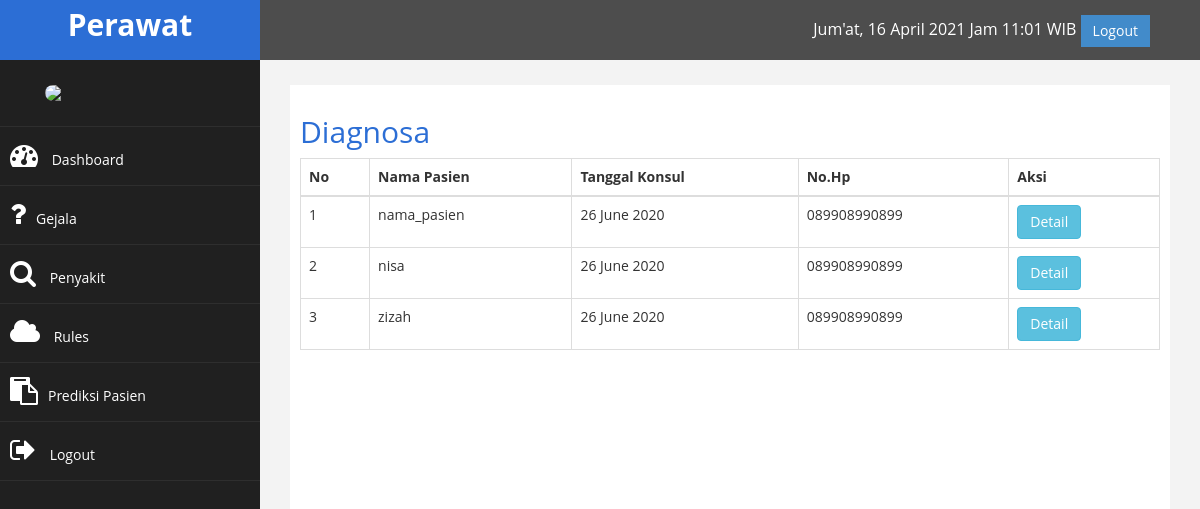
The page /admin/index.php?halaman=diagnosa (signed in) on the database its author committed.
### tables this page shows
CREATE TABLE `pasien` (
  `id_pasien` int(11) NOT NULL,
  `nama_pasien` varchar(100) NOT NULL,
  `tgl_lahir` date NOT NULL,
  `jk` enum('p','l') NOT NULL,
  `no_hp` varchar(15) NOT NULL,
  `alamat` text NOT NULL,
  `tgl_konsul` date NOT NULL,
  `id_penyakit` longtext NOT NULL,
  `gejala` longtext DEFAULT NULL,
  `pilihan_user` longtext NOT NULL,
  `total_perhitungan` float NOT NULL
);

### admin/diagnosa.php (the view)
<h2> Diagnosa</h2>
<table class="table table-bordered">
    <thead>
        <tr>
            <th>No</th>
            <th>Nama Pasien</th>
            <th>Tanggal Konsul</th>
            <th>No.Hp</th>
            <th>Aksi</th>
        </tr>
    </thead>
    <tbody>
        <?php $nomor=1;?>
        <?php $ambil=$koneksi->query("SELECT * FROM pasien
            ");?>
        <?php while($pecah = $ambil->fetch_assoc()){?>
        <tr>
            <td><?php echo $nomor; ?></td>
            <td><?php echo $pecah['nama_pasien'];?></td>
            <td><?php echo date ('d F Y', strtotime($pecah['tgl_konsul']));?></td>
            <td><?php echo $pecah['no_hp'];?></td>
            <td>
                <a href="index.php?halaman=diagnosadetail&id=<?php echo $pecah['id_pasien']?>"
                    class="btn-info btn">Detail</a>
            </td>
        </tr>
        <?php $nomor++;?>
        <?php }?>
    </tbody>
</table>

### assets/css/custom.css (style rules this page uses)
body { font-family: 'Open Sans', sans-serif; }
h2 { color: #2c6ed5; }

### rows shown on the page
pasien: nama_pasien "nama_pasien", tgl_konsul "26 June 2020", no_hp "089908990899"
pasien: nama_pasien "nisa", tgl_konsul "26 June 2020", no_hp "089908990899"
pasien: nama_pasien "zizah", tgl_konsul "26 June 2020", no_hp "089908990899"
